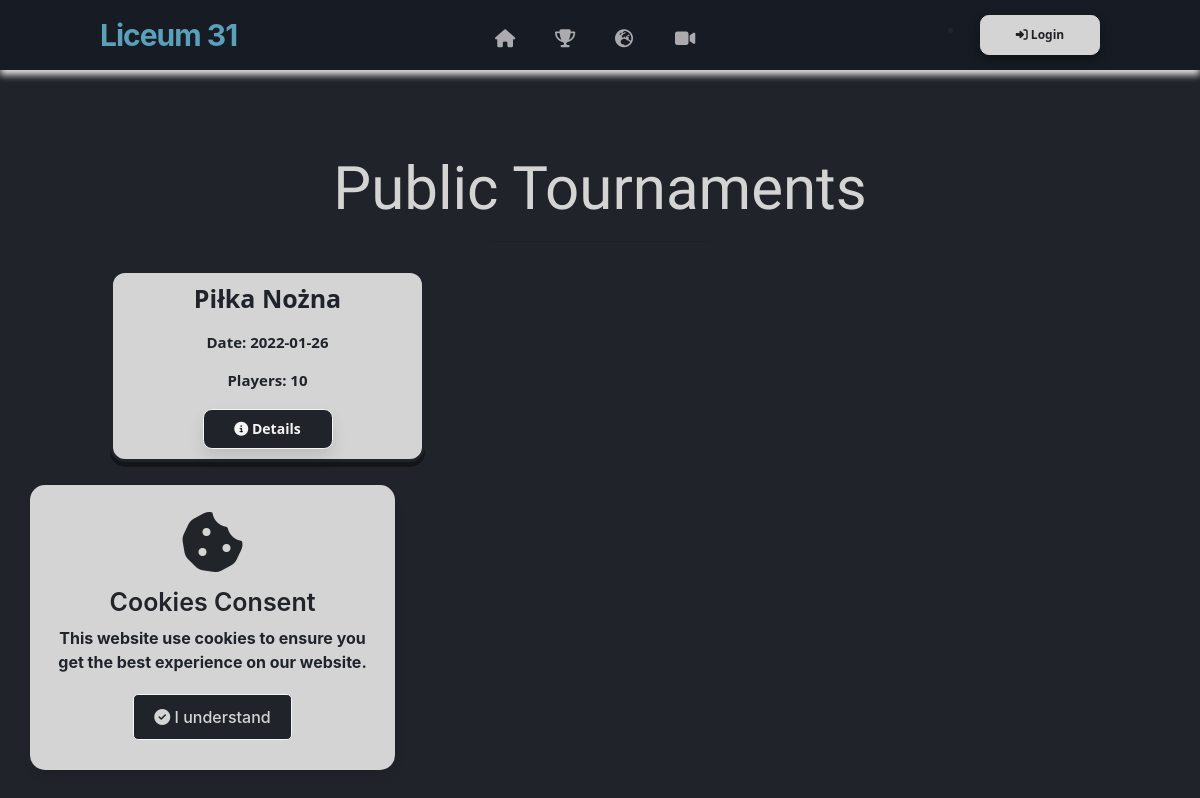
Page /public-tournaments on the earlier database version.
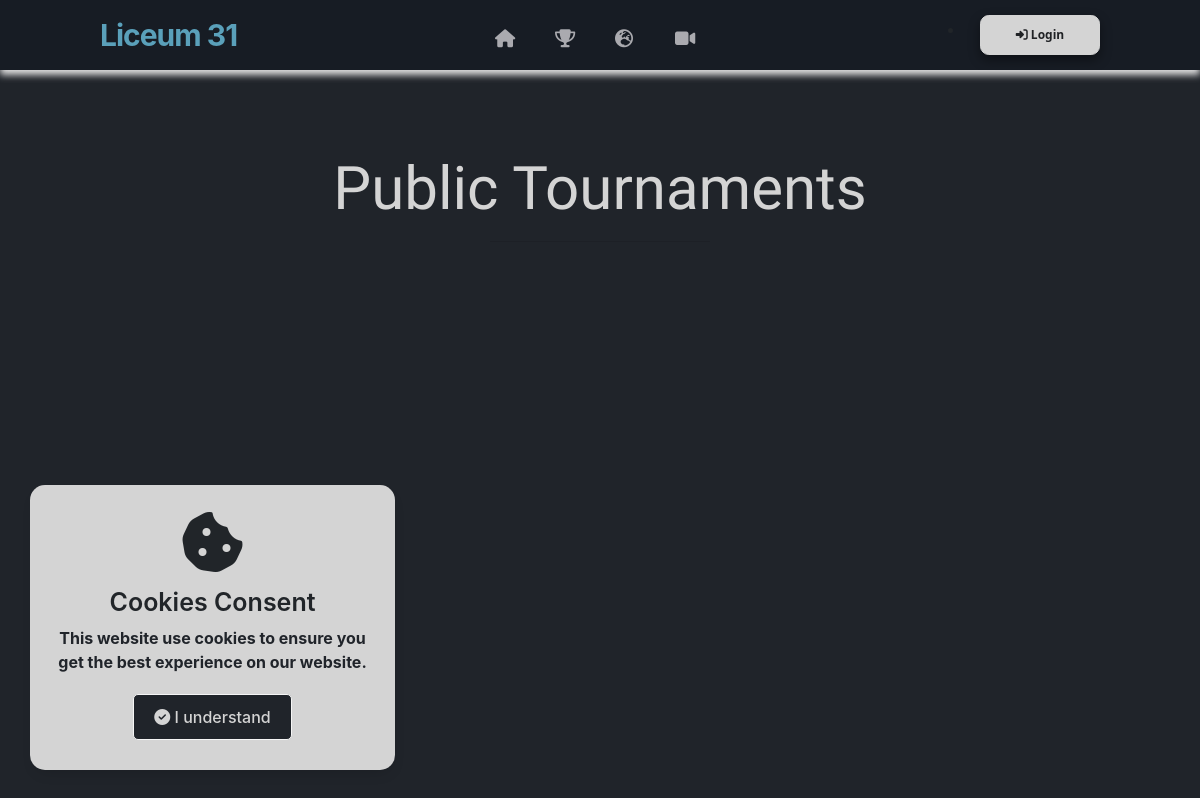
Same page on the later database version.
### website/models.py (models this page shows)
class Tournament(db.Model):
    id = db.Column(db.Integer,primary_key=True)
    user_id = db.Column(db.Integer,db.ForeignKey('user.id'))
    name = db.Column(db.String(150))
    date = db.Column(db.Date)
    location = db.Column(db.String(150))
    discipline = db.Column(db.String(150))
    type = db.Column(db.String(150))
    description = db.Column(db.String(250))
    movielink = db.Column(db.String(150),default="")
    status = db.Column(db.String(150), default="upcoming")
    is_public = db.Column(db.Boolean(),default=False)
    current_round_number = db.Column(db.Integer(),default=0)
    max_rounds = db.Column(db.Integer(),default = 100000000)
    max_opponents = db.Column(db.Integer(),default = 100)
    edited_duel_id = db.Column(db.Integer())
    rounds = db.relationship('Round')
    duels = db.relationship('Duel')
    opponents = db.relationship('Opponent')
    standings = db.relationship('Standing')

### website/views.py (the view)
@views.route('/public-tournaments', methods=['GET', 'POST'])
def public_tournaments():
    tournaments = Tournament.query.filter_by(is_public=True).all()
    return render_template("public_tournaments.html", user=current_user, tournaments=tournaments)

### website/templates/public_tournaments.html
{% extends "base.html" %} {% block title %}Public Schedule{% endblock %} {% block content %}
<section class="video_box_container container_video">
    <br>
    <h3 style="color: rgb(212, 212, 212);" align="center">Public Tournaments</h3>
    <hr style="width: 20%;" />
    <section style="display: flex; flex-wrap: wrap; align-items: center; margin-left: 50px;" class="container_contact ">
        {% for tournament in tournaments %}
        <div class="card ">
            <div align="center ">
                <h4 class="h4_video">{{tournament.name}}</h4>
                <h4 class="h4_date_video">Date: {{tournament.date}}</h4>
                <h4 class="h4_date_video">Players: {{tournament.opponents|length}}</h4>
                <a href="#">
                    <button id="btn" onClick="showPublicTournament({{tournament.id}}) " class="btn-video"><i class="fa fa-info-circle"></i> Details</button>
                </a>
            </div>
        </div>
        {% endfor %}
    </section>
</section>
{% endblock %}

### website/templates/base.html (shortened to what this page needs)
<!DOCTYPE html>
<html lang="en">
<head>
    <link rel="stylesheet" href="https://stackpath.bootstrapcdn.com/bootstrap/4.4.1/css/bootstrap.min.css"
 />
    <link rel="stylesheet" href="https://stackpath.bootstrapcdn.com/font-awesome/4.7.0/css/font-awesome.min.css"
 />
    <link rel="stylesheet" href="{{ url_for('static', filename='style.css') }}" />
    <link rel="stylesheet" href="https://cdnjs.cloudflare.com/ajax/libs/tippy.js/2.5.3/themes/light.css" />
</head>
<body>
    <div class="wrapper">
        <i class="fas fa-cookie-bite fa-4x"></i>
        <div class="content">
            <header>Cookies Consent</header>
            <p>This website use cookies to ensure you get the best experience on our website.</p>
            <div class="buttons">
                <button class="item"><i class="fas fa-check-circle"></i> I understand</button>
            </div>
        </div>
    </div>
    <section>
        <nav>
            <a id="home" href="/">
                <div class="logo" style="color: #5aa0ba; font-weight: 700">Liceum 31</div>
            </a>
            <div id="btn" class="nav-items">
                <li>
                    <a class="tooltip" title="Home Page" id="home" href="/"><i style="margin-bottom: 20px;"
                            class="fas fa-home"></i></a>
                </li>
                <li>
                    <a class="tooltip" title="My Tournaments" href="/tournaments"><i style="margin-bottom: 20px;"
                            class="fas fa-trophy"></i></a>
                </li>
                <li>
                    <a class="tooltip" title="Global Tournament" href="/public-tournaments"><i
                            style="margin-bottom: 20px;" class="fas fa-globe-europe"></i></a>
                <li>
                    <a class="tooltip tippy-arrow" title="Video" href="/video"><i style="margin-bottom: 20px;"
                            class="fas fa-video"></i></a>
                </li>
            </div>
            {% if user.is_authenticated %}
            <ul id="account-btn">
                <li>
                    <a href="#" id="account-btn-caption">Account</a>
                    <a href="#" id="account-btn-icon"><svg fill="none" viewBox="0 0 24 24" height="30" width="30"
                            xmlns="http://www.w3.org/2000/svg">
                            <path xmlns="http://www.w3.org/2000/svg"
                                d="M12 4C11.4477 4 11 4.44772 11 5C11 6.69226 8.95399 7.53974 7.75738 6.34314C7.36686 5.95261 6.73369 5.95261 6.34317 6.34314C5.95265 6.73366 5.95265 7.36683 6.34317 7.75735C7.53982 8.954 6.69223 11 5 11C4.44772 11 4 11.4477 4 12C4 12.5523 4.44772 13 5 13C6.69236 13 7.53964 15.0461 6.34311 16.2426C5.95258 16.6332 5.95258 17.2663 6.34311 17.6569C6.73363 18.0474 7.36679 18.0474 7.75732 17.6569C8.9539 16.4603 11 17.3077 11 19C11 19.5523 11.4477 20 12 20C12.5523 20 13 19.5523 13 19C13 17.3077 15.046 16.4602 16.2427 17.6568C16.6332 18.0474 17.2664 18.0474 17.6569 17.6568C18.0474 17.2663 18.0474 16.6332 17.6569 16.2426C16.4603 15.0461 17.3077 13 19 13C19.5523 13 20 12.5523 20 12C20 11.4477 19.5523 11 19 11C17.3078 11 16.4601 8.95405 17.6568 7.75737C18.0473 7.36684 18.0473 6.73368 17.6568 6.34315C17.2663 5.95263 16.6331 5.95263 16.2426 6.34315C15.046 7.53979 13 6.69219 13 5C13 4.44772 12.5523 4 12 4ZM9.00816 4.77703C9.12224 3.2243 10.4181 2 12 2C13.5819 2 14.8778 3.2243 14.9918 4.77703C16.1704 3.75977 17.9525 3.8104 19.071 4.92894C20.1896 6.04748 20.2402 7.82955 19.2229 9.00816C20.7757 9.12221 22 10.4181 22 12C22 13.5819 20.7757 14.8778 19.223 14.9918C20.2403 16.1704 20.1896 17.9525 19.0711 19.0711C17.9525 20.1896 16.1705 20.2402 14.9918 19.2229C14.8778 20.7757 13.5819 22 12 22C10.4181 22 9.12221 20.7757 9.00816 19.2229C7.82955 20.2402 6.04745 20.1896 4.92889 19.0711C3.81034 17.9525 3.75972 16.1704 4.77702 14.9918C3.2243 14.8778 2 13.5819 2 12C2 10.4181 3.22433 9.12221 4.77709 9.00816C3.75978 7.82955 3.81041 6.04747 4.92896 4.92892C6.0475 3.81038 7.82955 3.75975 9.00816 4.77703Z"
                                fill="#f5f5f5"></path>
                            <path xmlns="http://www.w3.org/2000/svg"
                                d="M12 10C11.4696 10 10.9609 10.2107 10.5858 10.5858C10.2107 10.9609 10 11.4696 10 12C10 12.5304 10.2107 13.0391 10.5858 13.4142C10.9609 13.7893 11.4696 14 12 14C12.5304 14 13.0391 13.7893 13.4142 13.4142C13.7893 13.0391 14 12.5304 14 12C14 11.4696 13.7893 10.9609 13.4142 10.5858C13.0391 10.2107 12.5304 10 12 10ZM9.17157 9.17157C9.92172 8.42143 10.9391 8 12 8C13.0609 8 14.0783 8.42143 14.8284 9.17157C15.5786 9.92172 16 10.9391 16 12C16 13.0609 15.5786 14.0783 14.8284 14.8284C14.0783 15.5786 13.0609 16 12 16C10.9391 16 9.92172 15.5786 9.17157 14.8284C8.42143 14.0783 8 13.0609 8 12C8 10.9391 8.42143 9.92172 9.17157 9.17157Z"
                                fill="#f5f5f5"></path>
                        </svg>
                    </a>
                    <ul>
                        <div style="margin: 15px;">
                            <!-- <div style="float: left; margin-left: 40px; margin-top: 5px;" class="profileThumb"><i
                                    style="color: #20242a; border-radius: 20px;" class="fas fa-headset fa-3x"></i>
                            </div> -->
                            <h4 align="center" class=" h4_main">
                                {{user.first_name}}</h4>
                        </div>
                        <h4 style="text-align: center; margin-bottom: -80px; margin-top: 20px;" class="h4_main_email">
                            {{user.email}}
                        </h4>
                        <div style="margin-top: 100px;" align="center">
                            <hr class="konto_hr" />
                        </div>
                        <section>
                            {% if user.is_admin %}
                            <div style="margin-right: 25px;">
                                <button style="float: right; margin-right: 10px; margin-bottom: 20px;" id="logout"
                                    class="btn-add-account_admin"><i class="fas fa-shield-alt"></i>
                                    Administrator</button>
                            </div>
                            {% endif %}
                            <!-- <a href="#" onClick="deleteUser({{user.id}})">
                                <button style="float: left; margin-left: 10px; margin-bottom: 20px;" id="btn"
                                    class="btn-add-account_delete"><i class="fas fa-trash-alt"></i> Delete
                                    account</button>
                            </a> -->
                            <a href="/edit_user">
                                <button style="float: left; margin-right: 0px; margin-bottom: 20px;"
                                    class="btn-add-account_settings"><i class="fas fa-cog"></i> Settings</button>
                            </a>
                            <a href="/logout">
                                <button style="float: right; margin-right: 9px; margin-bottom: 20px;" id="logout"
                                    class="btn-add-account_logout"><i class="fas fa-sign-out-alt"></i> Log out</button>
                            </a>
                        </section>
                    </ul>
                </li>
            </ul>
            </li>
            </ul>
            {% else %}
            <li>
                <a href="/login">
                    <button style="float: right; margin: top 20px right 10px bottom 20px;" id="logout"
                        class="btn-add-account"><i class="fas fa-sign-in-alt"></i> Login</button>
                </a>
            </li>
            {% endif %}
        </nav>
        <div class="container" style="min-width: 100%;">{% block content %} {% endblock %}</div>
        <link rel="preconnect" href="/your-path-to-fontawesome/css/fontawesome.css" rel="stylesheet">
        <link rel="stylesheet" href="https://unpkg.com/balloon-css/balloon.min.css">
    </section>
</body>
</html>

### website/static/style.css (style rules this page uses)
html { scroll-behavior: smooth; }
body { background-repeat: no-repeat; background-attachment: fixed; }
.container { width: 1800px; }
h3 { color: #20242a; font-family: "Stick No Bills", sans-serif; font-size: 60px; }
hr { background-color: #20242a; height: 2px; width: 20%; }
.wrapper { position: absolute; bottom: 30px; left: 30px; max-width: 365px; background: rgb(212, 212, 212); padding: 25px 25px 30px 25px; border-radius: 15px; box-shadow: 1px 7px 14px -5px rgba(0,0,0,0.15); text-align: center; }
.content header { font-size: 25px; font-weight: 600; }
.content { margin-top: 10px; }
.content p { color: #20242a; margin: 5px 0 20px 0; font-weight: bold; }
.content .buttons { display: flex; align-items: center; justify-content: center; }
.buttons button { padding: 10px 20px; border: 1px solid whitesmoke; outline: none; color: rgb(212, 212, 212); font-size: 16px; font-weight: 500; border-radius: 5px; background: #20242a; cursor: pointer; }
.fa, .fab, .fad, .fal, .far, .fas { line-height: 0; -moz-outline: none; outline: none; }
.tooltip { position: absolute; z-index: 1070; display: table; margin: 0; font-family: -apple-system,BlinkMacSystemFont,"Segoe UI",Roboto,"Helvetica Neue",Arial,"Noto Sans",sans-serif,"Apple Color Emoji","Segoe UI Emoji","Segoe UI Symbol","Noto Color Emoji"; font-style: normal; line-height: 1.5; text-align: start; text-shadow: none; text-transform: none; letter-spacing: normal; word-break: normal; word-spacing: normal; white-space: normal; line-break: auto; word-wrap: break-word; opacity: 100%; }
.btn-add-account { background-color: rgb(212, 212, 212); border: 0; width: 120px; height: 40px; border-radius: 0.55rem; font-family: "Segoe UI", Tahoma, Geneva, Verdana, sans-serif; color: #202225; font-size: 12px; font-weight: bold; box-shadow: 0px 5px 12px rgba(0, 0, 0, 0.4); transition: 0.5s; backface-visibility: hidden; border: 1px solid rgb(212, 212, 212); margin-left: 10px; outline: none; line-height: 0; }
a { color: #fff; font-size: 18px; font-weight: 500; text-decoration: none; }
nav { background: #171c24; display: flex; flex-wrap: wrap; align-items: center; justify-content: space-between; min-height: 70px; padding: 0 100px; box-shadow: 0 5px 7px 0 rgb(223, 223, 223); transition: 0.3s; position: -webkit-sticky; position: sticky; top: 0; z-index: 1000; }
nav .logo { color: #fff; font-size: 30px; font-weight: 600; letter-spacing: -1px; text-decoration: none; text-align: center; }
nav .nav-items { display: flex; margin-top: -20px; margin-right: 15px; }
nav .nav-items li { list-style: none; padding: 0 30px; }
nav .nav-items li a { font-size: 18px; font-weight: 500; text-decoration: none; width: 0; color: #aaaaaf; }
.video_box_container { height: 250px; width: 1600px; border-radius: 40px; }
.container_video { width: 1100px; height: auto; margin: 0 auto; margin-top: 5%; }

Differences in the rows shown:
removed Tournament: name "Piłka Nożna", date "2022-01-26", opponents|length "10"
